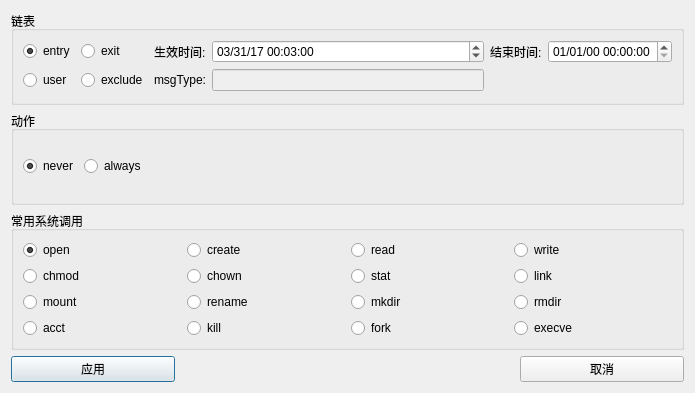
<?xml version="1.0" encoding="UTF-8"?>
<ui version="4.0">
 <class>SysCallDialog</class>
 <widget class="QDialog" name="SysCallDialog">
  <property name="geometry">
   <rect>
    <x>0</x>
    <y>0</y>
    <width>695</width>
    <height>393</height>
   </rect>
  </property>
  <property name="maximumSize">
   <size>
    <width>695</width>
    <height>393</height>
   </size>
  </property>
  <property name="windowTitle">
   <string>系统调用规则设置</string>
  </property>
  <layout class="QGridLayout" name="gridLayout">
   <item row="3" column="0">
    <widget class="QPushButton" name="sys_call_rule_apl_pushButton">
     <property name="text">
      <string>应用</string>
     </property>
    </widget>
   </item>
   <item row="3" column="3">
    <widget class="QPushButton" name="sys_call_save_pushButton">
     <property name="text">
      <string>取消</string>
     </property>
    </widget>
   </item>
   <item row="1" column="0" colspan="4">
    <widget class="QGroupBox" name="groupBox_11">
     <property name="title">
      <string>动作</string>
     </property>
     <layout class="QHBoxLayout" name="horizontalLayout_2">
      <item>
       <widget class="QRadioButton" name="never_radioButton">
        <property name="text">
         <string>never</string>
        </property>
        <property name="checked">
         <bool>true</bool>
        </property>
       </widget>
      </item>
      <item>
       <widget class="QRadioButton" name="always_radioButton">
        <property name="text">
         <string>always</string>
        </property>
       </widget>
      </item>
      <item>
       <spacer name="horizontalSpacer_5">
        <property name="orientation">
         <enum>Qt::Horizontal</enum>
        </property>
        <property name="sizeHint" stdset="0">
         <size>
          <width>40</width>
          <height>20</height>
         </size>
        </property>
       </spacer>
      </item>
     </layout>
    </widget>
   </item>
   <item row="2" column="0" colspan="4">
    <widget class="QGroupBox" name="groupBox_12">
     <property name="title">
      <string>常用系统调用</string>
     </property>
     <layout class="QGridLayout" name="gridLayout_15">
      <item row="0" column="0">
       <widget class="QRadioButton" name="open_radioButton">
        <property name="text">
         <string>open</string>
        </property>
        <property name="checked">
         <bool>true</bool>
        </property>
       </widget>
      </item>
      <item row="0" column="1">
       <widget class="QRadioButton" name="creat_radioButton">
        <property name="text">
         <string>create</string>
        </property>
       </widget>
      </item>
      <item row="0" column="2">
       <widget class="QRadioButton" name="read_radioButton">
        <property name="text">
         <string>read</string>
        </property>
       </widget>
      </item>
      <item row="0" column="3">
       <widget class="QRadioButton" name="write_radioButton">
        <property name="text">
         <string>write</string>
        </property>
       </widget>
      </item>
      <item row="1" column="0">
       <widget class="QRadioButton" name="chmod_radioButton">
        <property name="text">
         <string>chmod</string>
        </property>
       </widget>
      </item>
      <item row="1" column="1">
       <widget class="QRadioButton" name="chown_radioButton">
        <property name="text">
         <string>chown</string>
        </property>
       </widget>
      </item>
      <item row="1" column="2">
       <widget class="QRadioButton" name="stat_radioButton">
        <property name="text">
         <string>stat</string>
        </property>
       </widget>
      </item>
      <item row="1" column="3">
       <widget class="QRadioButton" name="link_radioButton">
        <property name="text">
         <string>link</string>
        </property>
       </widget>
      </item>
      <item row="2" column="0">
       <widget class="QRadioButton" name="mount_radioButton">
        <property name="text">
         <string>mount</string>
        </property>
       </widget>
      </item>
      <item row="2" column="1">
       <widget class="QRadioButton" name="rename_radioButton">
        <property name="text">
         <string>rename</string>
        </property>
       </widget>
      </item>
      <item row="2" column="2">
       <widget class="QRadioButton" name="mkdir_radioButton">
        <property name="text">
         <string>mkdir</string>
        </property>
       </widget>
      </item>
      <item row="2" column="3">
       <widget class="QRadioButton" name="rmdir_radioButton">
        <property name="text">
         <string>rmdir</string>
        </property>
       </widget>
      </item>
      <item row="3" column="0">
       <widget class="QRadioButton" name="acct_radioButton">
        <property name="text">
         <string>acct</string>
        </property>
       </widget>
      </item>
      <item row="3" column="1">
       <widget class="QRadioButton" name="kill_radioButton">
        <property name="text">
         <string>kill</string>
        </property>
       </widget>
      </item>
      <item row="3" column="2">
       <widget class="QRadioButton" name="fork_radioButton">
        <property name="text">
         <string>fork</string>
        </property>
       </widget>
      </item>
      <item row="3" column="3">
       <widget class="QRadioButton" name="execve_radioButton">
        <property name="text">
         <string>execve</string>
        </property>
       </widget>
      </item>
     </layout>
    </widget>
   </item>
   <item row="0" column="0" colspan="4">
    <widget class="QGroupBox" name="groupBox_10">
     <property name="title">
      <string>链表</string>
     </property>
     <layout class="QGridLayout" name="gridLayout_2">
      <item row="0" column="0">
       <widget class="QRadioButton" name="entry_radioButton">
        <property name="text">
         <string>entry</string>
        </property>
        <property name="checked">
         <bool>true</bool>
        </property>
       </widget>
      </item>
      <item row="0" column="1">
       <widget class="QRadioButton" name="exit_radioButton">
        <property name="text">
         <string>exit</string>
        </property>
       </widget>
      </item>
      <item row="0" column="2">
       <widget class="QLabel" name="label_48">
        <property name="text">
         <string>生效时间:</string>
        </property>
       </widget>
      </item>
      <item row="0" column="3">
       <widget class="QDateTimeEdit" name="sys_call_st_TimeEdit">
        <property name="enabled">
         <bool>true</bool>
        </property>
        <property name="date">
         <date>
          <year>2017</year>
          <month>3</month>
          <day>31</day>
         </date>
        </property>
        <property name="time">
         <time>
          <hour>0</hour>
          <minute>3</minute>
          <second>0</second>
         </time>
        </property>
        <property name="maximumDateTime">
         <datetime>
          <hour>23</hour>
          <minute>59</minute>
          <second>59</second>
          <year>7999</year>
          <month>12</month>
          <day>31</day>
         </datetime>
        </property>
        <property name="displayFormat">
         <string>MM/dd/yy hh:mm:ss</string>
        </property>
       </widget>
      </item>
      <item row="0" column="4">
       <widget class="QLabel" name="label_47">
        <property name="text">
         <string>结束时间:</string>
        </property>
       </widget>
      </item>
      <item row="0" column="5">
       <widget class="QDateTimeEdit" name="sys_call_et_TimeEdit">
        <property name="enabled">
         <bool>true</bool>
        </property>
        <property name="displayFormat">
         <string>MM/dd/yy hh:mm:ss</string>
        </property>
       </widget>
      </item>
      <item row="1" column="0">
       <widget class="QRadioButton" name="user_syscall_radioButton">
        <property name="text">
         <string>user</string>
        </property>
       </widget>
      </item>
      <item row="1" column="1">
       <widget class="QRadioButton" name="exclude_radioButton">
        <property name="text">
         <string>exclude</string>
        </property>
       </widget>
      </item>
      <item row="1" column="2">
       <widget class="QLabel" name="label_51">
        <property name="text">
         <string>msgType:</string>
        </property>
       </widget>
      </item>
      <item row="1" column="3">
       <widget class="QLineEdit" name="msgtype_lineEdit">
        <property name="enabled">
         <bool>false</bool>
        </property>
       </widget>
      </item>
     </layout>
    </widget>
   </item>
  </layout>
 </widget>
 <resources/>
 <connections/>
</ui>
